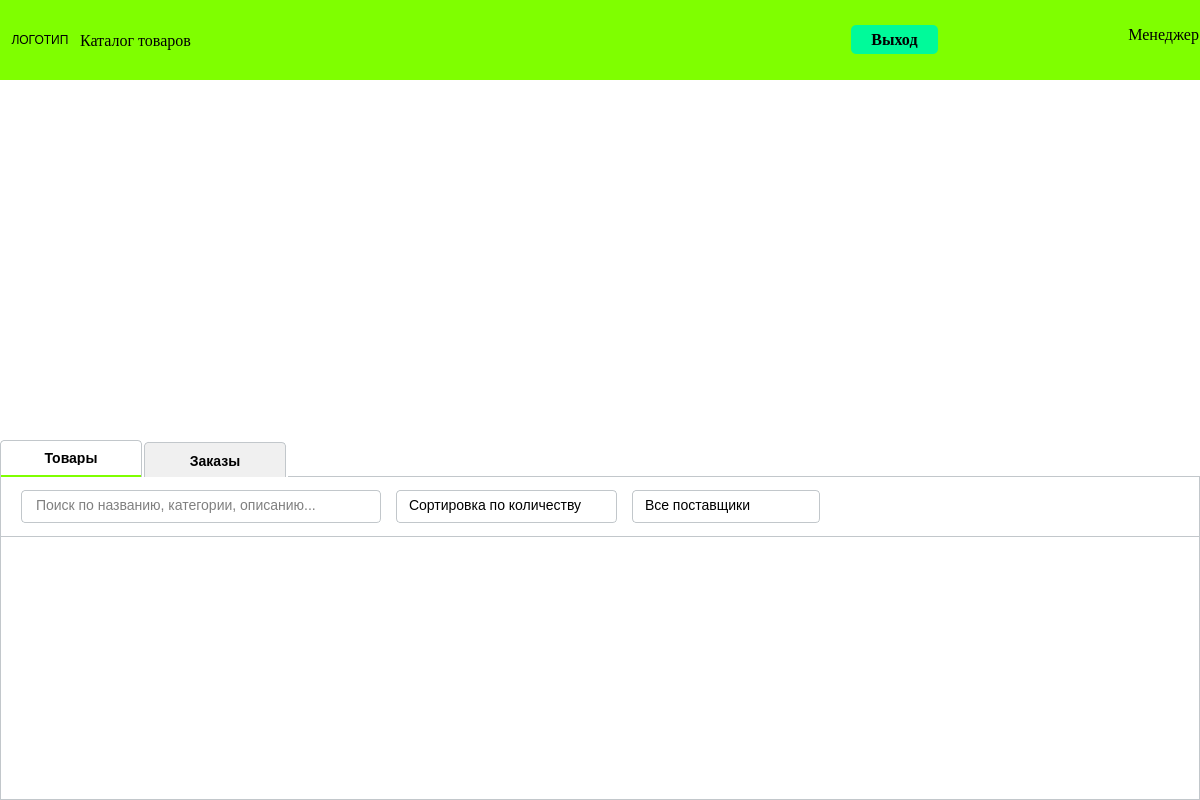
<?xml version="1.0" encoding="UTF-8"?>
<ui version="4.0">
 <class>ManagerCatalogWindow</class>
 <widget class="QWidget" name="ManagerCatalogWindow">
  <property name="geometry">
   <rect>
    <x>0</x>
    <y>0</y>
    <width>1200</width>
    <height>800</height>
   </rect>
  </property>
  <property name="windowTitle">
   <string>Каталог товаров (Менеджер)</string>
  </property>
  <layout class="QVBoxLayout" name="verticalLayout">
   <property name="spacing">
    <number>0</number>
   </property>
   <property name="leftMargin">
    <number>0</number>
   </property>
   <property name="topMargin">
    <number>0</number>
   </property>
   <property name="rightMargin">
    <number>0</number>
   </property>
   <property name="bottomMargin">
    <number>0</number>
   </property>
   <item>
    <widget class="QFrame" name="headerContainer">
     <property name="minimumSize">
      <size>
       <width>0</width>
       <height>80</height>
      </size>
     </property>
     <property name="maximumSize">
      <size>
       <width>16777215</width>
       <height>80</height>
      </size>
     </property>
     <property name="styleSheet">
      <string notr="true">background-color: #7FFF00;</string>
     </property>
     <layout class="QHBoxLayout" name="headerLayout">
      <property name="spacing">
       <number>0</number>
      </property>
      <property name="leftMargin">
       <number>0</number>
      </property>
      <property name="topMargin">
       <number>0</number>
      </property>
      <property name="rightMargin">
       <number>0</number>
      </property>
      <property name="bottomMargin">
       <number>0</number>
      </property>
      <item>
       <widget class="QLabel" name="logoLabel">
        <property name="minimumSize">
         <size>
          <width>80</width>
          <height>80</height>
         </size>
        </property>
        <property name="maximumSize">
         <size>
          <width>80</width>
          <height>80</height>
         </size>
        </property>
        <property name="text">
         <string>ЛОГОТИП</string>
        </property>
        <property name="alignment">
         <set>Qt::AlignCenter</set>
        </property>
       </widget>
      </item>
      <item>
       <widget class="QLabel" name="titleLabel">
        <property name="maximumSize">
         <size>
          <width>150</width>
          <height>16777215</height>
         </size>
        </property>
        <property name="font">
         <font>
          <family>Times New Roman</family>
          <pointsize>12</pointsize>
         </font>
        </property>
        <property name="text">
         <string>Каталог товаров</string>
        </property>
        <property name="alignment">
         <set>Qt::AlignCenter</set>
        </property>
       </widget>
      </item>
      <item>
       <spacer name="horizontalSpacer">
        <property name="orientation">
         <enum>Qt::Horizontal</enum>
        </property>
        <property name="sizeHint" stdset="0">
         <size>
          <width>40</width>
          <height>20</height>
         </size>
        </property>
       </spacer>
      </item>
      <item>
       <widget class="QWidget" name="rightContainer">
        <property name="minimumSize">
         <size>
          <width>350</width>
          <height>0</height>
         </size>
        </property>
        <layout class="QHBoxLayout" name="rightLayout">
         <property name="spacing">
          <number>10</number>
         </property>
         <property name="leftMargin">
          <number>0</number>
         </property>
         <property name="topMargin">
          <number>0</number>
         </property>
         <property name="rightMargin">
          <number>0</number>
         </property>
         <property name="bottomMargin">
          <number>0</number>
         </property>
         <item>
          <widget class="QPushButton" name="logoutBtn">
           <property name="minimumSize">
            <size>
             <width>87</width>
             <height>0</height>
            </size>
           </property>
           <property name="maximumSize">
            <size>
             <width>87</width>
             <height>16777215</height>
            </size>
           </property>
           <property name="font">
            <font>
             <family>Times New Roman</family>
             <pointsize>12</pointsize>
            </font>
           </property>
           <property name="styleSheet">
            <string notr="true">QPushButton {
    background-color: #00FA9A;
    color: black;
    border-radius: 5px;
    padding: 5px;
    font-weight: bold;
}
QPushButton:hover {
    background-color: #00E68A;
}
QPushButton:pressed {
    background-color: #00D67A;
}</string>
           </property>
           <property name="text">
            <string>Выход</string>
           </property>
           <property name="layoutDirection">
            <enum>Qt::LeftToRight</enum>
           </property>
          </widget>
         </item>
         <item>
          <widget class="QLabel" name="userInfoLabel">
           <property name="enabled">
            <bool>true</bool>
           </property>
           <property name="minimumSize">
            <size>
             <width>250</width>
             <height>30</height>
            </size>
           </property>
           <property name="maximumSize">
            <size>
             <width>250</width>
             <height>30</height>
            </size>
           </property>
           <property name="font">
            <font>
             <family>Times New Roman</family>
             <pointsize>12</pointsize>
            </font>
           </property>
           <property name="text">
            <string>Менеджер</string>
           </property>
           <property name="lineWidth">
            <number>4</number>
           </property>
           <property name="layoutDirection">
            <enum>Qt::LeftToRight</enum>
           </property>
           <property name="indent">
            <number>0</number>
           </property>
           <property name="alignment">
            <set>Qt::AlignRight</set>
           </property>
          </widget>
         </item>
        </layout>
       </widget>
      </item>
     </layout>
    </widget>
   </item>
   <item>
    <widget class="QWidget" name="mainContainer">
     <property name="styleSheet">
      <string notr="true">background-color: white;</string>
     </property>
     <layout class="QVBoxLayout" name="mainContainerLayout">
      <property name="spacing">
       <number>0</number>
      </property>
      <property name="leftMargin">
       <number>0</number>
      </property>
      <property name="topMargin">
       <number>0</number>
      </property>
      <property name="rightMargin">
       <number>0</number>
      </property>
      <property name="bottomMargin">
       <number>0</number>
      </property>
      <item>
       <spacer name="verticalSpacer">
        <property name="orientation">
         <enum>Qt::Vertical</enum>
        </property>
        <property name="sizeHint" stdset="0">
         <size>
          <width>20</width>
          <height>5</height>
         </size>
        </property>
       </spacer>
      </item>
      <item>
       <widget class="QTabWidget" name="tabWidget">
        <property name="tabPosition">
         <enum>QTabWidget::North</enum>
        </property>
        <property name="tabShape">
         <enum>QTabWidget::Rounded</enum>
        </property>
        <property name="documentMode">
         <bool>false</bool>
        </property>
        <property name="tabsClosable">
         <bool>false</bool>
        </property>
        <property name="movable">
         <bool>false</bool>
        </property>
        <property name="styleSheet">
         <string notr="true">QTabWidget::pane {
    border: 1px solid #C2C7CB;
    background-color: white;
    top: -1px;
    position: absolute;
}

QTabWidget::tab-bar {
    alignment: left;
}

QTabBar::tab {
    background-color: white;
    border: 1px solid #C2C7CB;
    border-bottom: none;
    border-top-left-radius: 4px;
    border-top-right-radius: 4px;
    min-width: 100px;
    padding: 10px 20px;
    margin-right: 2px;
    margin-bottom: -1px;
    font-size: 14px;
    font-weight: bold;
}

QTabBar::tab:selected {
    background-color: white;
    border-bottom: 3px solid #7FFF00;
    font-weight: bold;
}

QTabBar::tab:!selected {
    margin-top: 2px;
    background-color: #F0F0F0;
}

QTabBar::tab:hover {
    background-color: #E8E8E8;
}

QLineEdit#productsSearch {
    border: 1px solid #C2C7CB;
    border-radius: 4px;
    padding: 8px 12px;
    background-color: white;
    font-size: 14px;
}

QLineEdit#productsSearch:focus {
    border: 2px solid #7FFF00;
    background-color: #F8FFF8;
}

QComboBox {
    border: 1px solid #C2C7CB;
    border-radius: 4px;
    padding: 8px 12px;
    background-color: white;
    min-width: 140px;
    font-size: 14px;
}

QComboBox:focus {
    border: 2px solid #7FFF00;
    background-color: #F8FFF8;
}

QComboBox QAbstractItemView {
    border: 1px solid #C2C7CB;
    border-radius: 4px;
    background-color: white;
    outline: none;
    font-size: 14px;
}

QComboBox QAbstractItemView::item {
    padding: 8px 12px;
    border: none;
    outline: none;
    background-color: transparent;
}

QComboBox QAbstractItemView::item:selected:active {
    border-left: 3px solid #7FFF00;
    background-color: transparent;
    color: black;
}

QComboBox QAbstractItemView::item:hover {
    background-color: #F0F0F0;
    color: black;
}

QComboBox::drop-down {
    border: none;
    width: 20px;
}

QComboBox::down-arrow {
    width: 12px;
    height: 12px;
}</string>
        </property>
        <widget class="QWidget" name="productsTab">
         <attribute name="title">
          <string>Товары</string>
         </attribute>
         <layout class="QVBoxLayout" name="productsTabLayout">
          <property name="spacing">
           <number>0</number>
          </property>
          <property name="leftMargin">
           <number>0</number>
          </property>
          <property name="topMargin">
           <number>0</number>
          </property>
          <property name="rightMargin">
           <number>0</number>
          </property>
          <property name="bottomMargin">
           <number>0</number>
          </property>
          <item>
           <widget class="QWidget" name="productsControlsContainer">
            <property name="minimumSize">
             <size>
              <width>0</width>
              <height>60</height>
             </size>
            </property>
            <property name="styleSheet">
             <string notr="true">background-color: white; 
border-bottom: 1px solid #C2C7CB;
padding-top: 5px;</string>
            </property>
            <layout class="QHBoxLayout" name="productsControlsLayout">
             <property name="spacing">
              <number>15</number>
             </property>
             <property name="leftMargin">
              <number>20</number>
             </property>
             <property name="topMargin">
              <number>10</number>
             </property>
             <property name="rightMargin">
              <number>20</number>
             </property>
             <property name="bottomMargin">
              <number>10</number>
             </property>
             <item>
              <widget class="QLineEdit" name="productsSearch">
               <property name="minimumSize">
                <size>
                 <width>0</width>
                 <height>32</height>
                </size>
               </property>
               <property name="styleSheet">
                <string notr="true">font-size: 14px;</string>
               </property>
               <property name="placeholderText">
                <string>Поиск по названию, категории, описанию...</string>
               </property>
              </widget>
             </item>
             <item>
              <widget class="QComboBox" name="productsSort">
               <property name="minimumSize">
                <size>
                 <width>0</width>
                 <height>32</height>
                </size>
               </property>
               <property name="styleSheet">
                <string notr="true">font-size: 14px;</string>
               </property>
               <item>
                <property name="text">
                 <string>Сортировка по количеству</string>
                </property>
               </item>
               <item>
                <property name="text">
                 <string>По возрастанию</string>
                </property>
               </item>
               <item>
                <property name="text">
                 <string>По убыванию</string>
                </property>
               </item>
              </widget>
             </item>
             <item>
              <widget class="QComboBox" name="productsFilter">
               <property name="minimumSize">
                <size>
                 <width>0</width>
                 <height>32</height>
                </size>
               </property>
               <property name="styleSheet">
                <string notr="true">font-size: 14px;</string>
               </property>
               <item>
                <property name="text">
                 <string>Все поставщики</string>
                </property>
               </item>
              </widget>
             </item>
             <item>
              <spacer name="horizontalSpacer_2">
               <property name="orientation">
                <enum>Qt::Horizontal</enum>
               </property>
               <property name="sizeHint" stdset="0">
                <size>
                 <width>40</width>
                 <height>20</height>
                </size>
               </property>
              </spacer>
             </item>
            </layout>
           </widget>
          </item>
          <item>
           <widget class="QScrollArea" name="productsScrollArea">
            <property name="widgetResizable">
             <bool>true</bool>
            </property>
            <property name="styleSheet">
             <string notr="true">QScrollArea {
    border: none;
    background-color: white;
}
QScrollBar:vertical {
    background-color: #00FA9A;
    width: 12px;
    margin: 0px;
}
QScrollBar::handle:vertical {
    background-color: #7FFF00;
    border-radius: 6px;
    min-height: 20px;
}
QScrollBar::handle:vertical:hover {
    background-color: #6FE600;
}</string>
            </property>
            <widget class="QWidget" name="productsScrollAreaWidgetContents">
             <property name="geometry">
              <rect>
               <x>0</x>
               <y>0</y>
               <width>1176</width>
               <height>690</height>
              </rect>
             </property>
             <property name="styleSheet">
              <string notr="true">background-color: white;</string>
             </property>
             <layout class="QVBoxLayout" name="productsLayout">
              <property name="spacing">
               <number>12</number>
              </property>
              <property name="leftMargin">
               <number>20</number>
              </property>
              <property name="topMargin">
               <number>20</number>
              </property>
              <property name="rightMargin">
               <number>20</number>
              </property>
              <property name="bottomMargin">
               <number>20</number>
              </property>
             </layout>
            </widget>
           </widget>
          </item>
         </layout>
        </widget>
        <widget class="QWidget" name="ordersTab">
         <attribute name="title">
          <string>Заказы</string>
         </attribute>
         <layout class="QVBoxLayout" name="ordersTabLayout">
          <property name="spacing">
           <number>0</number>
          </property>
          <property name="leftMargin">
           <number>0</number>
          </property>
          <property name="topMargin">
           <number>0</number>
          </property>
          <property name="rightMargin">
           <number>0</number>
          </property>
          <property name="bottomMargin">
           <number>0</number>
          </property>
          <item>
           <widget class="QScrollArea" name="ordersScrollArea">
            <property name="widgetResizable">
             <bool>true</bool>
            </property>
            <property name="styleSheet">
             <string notr="true">QScrollArea {
    border: none;
    background-color: white;
}
QScrollBar:vertical {
    background-color: #00FA9A;
    width: 12px;
    margin: 0px;
}
QScrollBar::handle:vertical {
    background-color: #7FFF00;
    border-radius: 6px;
    min-height: 20px;
}
QScrollBar::handle:vertical:hover {
    background-color: #6FE600;
}</string>
            </property>
            <widget class="QWidget" name="ordersScrollAreaWidgetContents">
             <property name="geometry">
              <rect>
               <x>0</x>
               <y>0</y>
               <width>1176</width>
               <height>690</height>
              </rect>
             </property>
             <property name="styleSheet">
              <string notr="true">background-color: white;</string>
             </property>
             <layout class="QVBoxLayout" name="ordersLayout">
              <property name="spacing">
               <number>12</number>
              </property>
              <property name="leftMargin">
               <number>20</number>
              </property>
              <property name="topMargin">
               <number>20</number>
              </property>
              <property name="rightMargin">
               <number>20</number>
              </property>
              <property name="bottomMargin">
               <number>20</number>
              </property>
             </layout>
            </widget>
           </widget>
          </item>
         </layout>
        </widget>
       </widget>
      </item>
     </layout>
    </widget>
   </item>
  </layout>
 </widget>
 <resources/>
 <connections/>
</ui>
